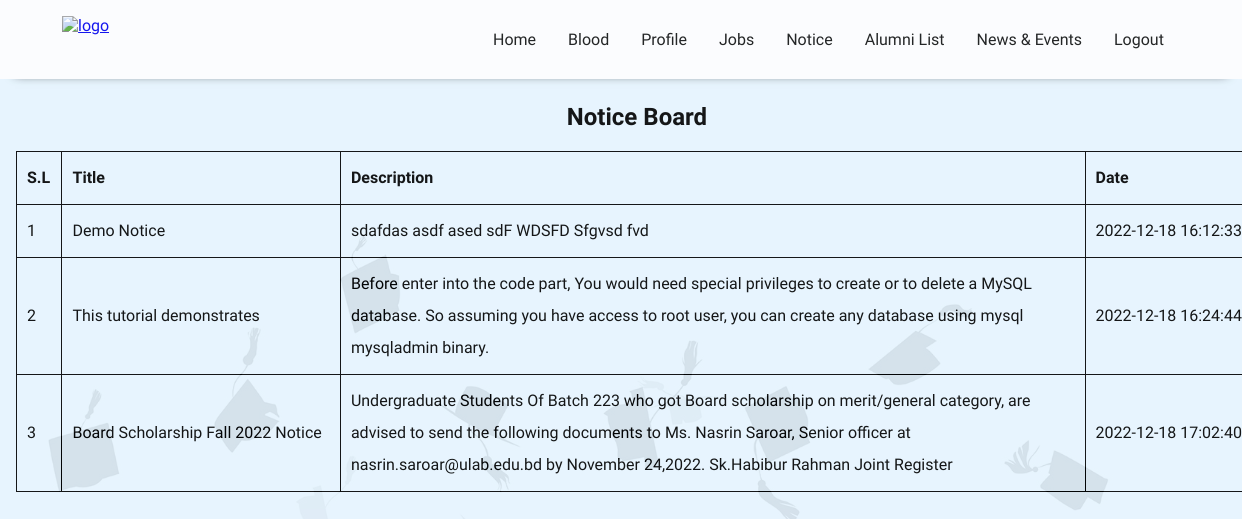
The app's page /notice.php (signed in) with its own data.
### tables this page shows
CREATE TABLE `notice` (
  `id` int(11) NOT NULL,
  `title` varchar(255) NOT NULL,
  `description` text NOT NULL,
  `create_at` timestamp NOT NULL DEFAULT current_timestamp()
);

### notice.php (the view, shortened to what this page needs)
<?php
    include 'header.php';
    $result = mysqli_query($db,"SELECT * FROM notice");
?>
    <div class="row">
        <div class="col-md-12">
            <div class="alumni_list_table">
                <h2 class="text-center">Notice Board</h2>
                <?php
                    if (mysqli_num_rows($result) > 0) {
                ?>
                <table class="text-left">
                    <tr>
                        <th>S.L</th>
                        <th>Title</th>
                        <th>Description</th>
                        <th>Date</th>
                    </tr>
                    <?php
                        $i=0;
                        while($row = mysqli_fetch_array($result)) {
                    ?>
                        <tr>
                            <td><?php echo $i+1; ?></td>
                            <td><?php echo $row["title"]; ?></td>
                            <td style="width: 60%;"><?php echo $row["description"]; ?></td>
                            <td><?php echo $row["create_at"]; ?></td>
                        </tr>
                    <?php
                        $i++;
                        }
                    ?>
                </table>
                <?php }
                    else {
                        echo "No result found";
                    }
                ?>
            </div>
        </div>
    </div>
<?php include 'footer.php';?>

### assets/css/theme.css (style rules this page uses)
.row { width: 100%; height: auto; display: flex; padding-left: 16px; padding-right: 16px; }
.col-md-12 { width: 100%; height: auto; }
.text-center { text-align: center; }
.text-left { text-align: left; }
table, th, td { padding: 10px; }

### assets/css/dashboard.css (style rules this page uses)
body { background-color: rgba(0,113,189, 0.15); font-family: 'Federo', sans-serif; background: url('../images//bg/1.jpg'); height: 100vh; width: 100%; display: block; background-size: cover; background-position: center center; background-repeat: no-repeat; overflow: hidden; position: relative; margin: 0; }

### notice.php (style rules this page uses)
.alumni_list_table { margin-top: 1.5rem; }
table { width: 100%; text-align: center; }
table tr { line-height: 2; }
table, th, td { border: 1px solid black; border-collapse: collapse; }

### records on screen
notice: title "Demo Notice", description "sdafdas asdf ased sdF WDSFD Sfgvsd fvd", create_at "2022-12-18 16:12:33"
notice: title "This tutorial demonstrates", description "Before enter into the code part, You would need special privileges to create or to delete a MySQL database. So assuming you have access to root user, you can create any database using mysql mysqladmin binary.", create_at "2022-12-18 16:24:44"
notice: title "Board Scholarship Fall 2022 Notice", description "Undergraduate Students Of Batch 223 who got Board scholarship on merit/general category, are advised to send the following documents to Ms. Nasrin Saroar, Senior officer at nasrin.saroar@ulab.edu.bd by November 24,2022. Sk.Habibur Rahman Joint Register", create_at "2022-12-18 17:02:40"
